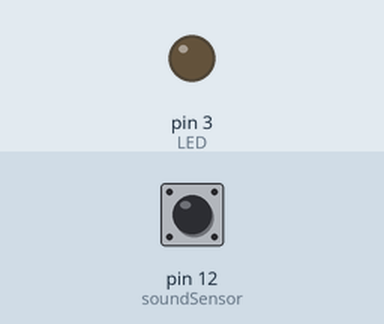
This sketch was run on a simulated Arduino Uno, built with avr-gcc and run on an emulated ATmega328P. Parts: output pins drawn as LEDs (lit = HIGH). Dashed ring = blinking. Inputs (shaded band) come from the test bench; at power-on: pin 12 (soundSensor) LOW. What the sketch prints to the serial monitor is not drawn.

Above: at 1.2 s.
1.3 s: pin 12 (soundSensor) driven HIGH
At 1.9 s:
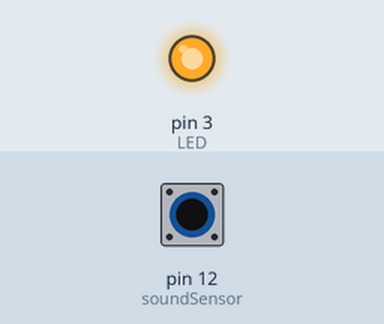
2.8 s: pin 12 (soundSensor) driven LOW
At 3.1 s:
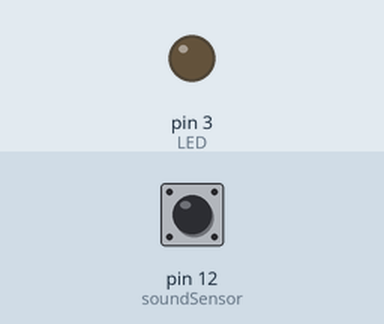
5.8 s: pin 12 (soundSensor) pulsed HIGH 5 times (0.12 s each, 0.3 s apart)
At 7.8 s:
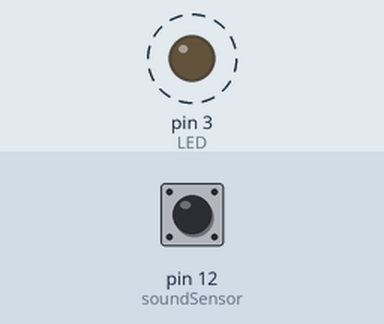
8.8 s: pin 12 (soundSensor) pulsed HIGH 2 times (0.12 s each, 0.3 s apart)
At 10.5 s:
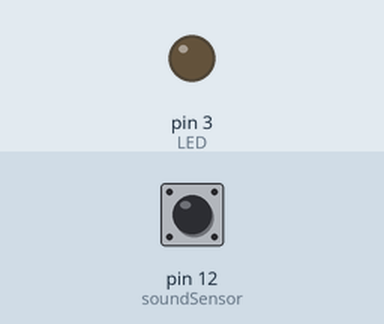
Timing chart, 0 to 12.0 s (numbered marks = the images above; inputs shaded):
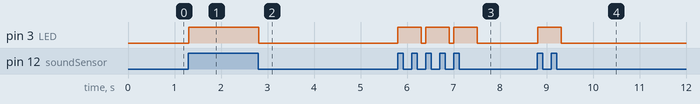

The sketch:

code.ino
```cpp
//pin declartaion
//pin mode declaration
//pin data declaration

int soundSensor = 12;
int LED = 3;

void setup()
{
    pinMode(soundSensor, INPUT);
    pinMode(LED, OUTPUT);
    Serial.begin(9600);
}

void loop()
{
    int statusSensor = digitalRead(soundSensor);
    if (statusSensor == 1)
    {
        digitalWrite(LED, HIGH);
        Serial.print("NOISE");
        delay(500);
    }
    else
    {
        digitalWrite(LED, LOW);
        Serial.print("NO NOISE");
    }
}
```

Measured:
- after the input at 1.3 s, pin 3 (LED): LOW → HIGH at once
- after the input at 2.8 s, pin 3 (LED): HIGH → LOW at once
- after the input at 5.8 s, pin 3 (LED): alternates HIGH for 0.51 s and LOW for 0.09 s, 6 changes in all, then stays LOW, starting at once
- after the input at 8.8 s, pin 3 (LED): LOW → HIGH at once, → LOW 0.51 s later
